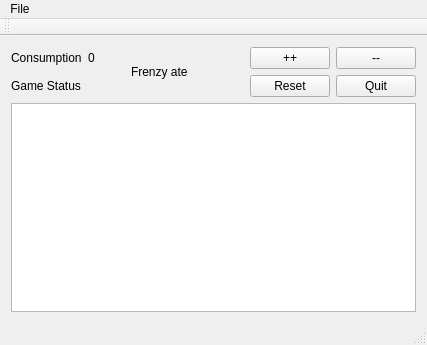
<?xml version="1.0" encoding="UTF-8"?>
<ui version="4.0">
 <class>FrenzyWindow</class>
 <widget class="QMainWindow" name="FrenzyWindow">
  <property name="geometry">
   <rect>
    <x>0</x>
    <y>0</y>
    <width>427</width>
    <height>345</height>
   </rect>
  </property>
  <property name="windowTitle">
   <string>FrenzyWindow</string>
  </property>
  <widget class="QWidget" name="centralWidget">
   <layout class="QGridLayout" name="gridLayout">
    <item row="0" column="0">
     <layout class="QHBoxLayout" name="horizontalLayout">
      <item>
       <layout class="QVBoxLayout" name="verticalLayout">
        <item>
         <layout class="QHBoxLayout" name="horizontalLayout_4">
          <item>
           <widget class="QLabel" name="label_4">
            <property name="text">
             <string>Consumption</string>
            </property>
           </widget>
          </item>
          <item>
           <widget class="QLabel" name="label">
            <property name="text">
             <string>0</string>
            </property>
           </widget>
          </item>
         </layout>
        </item>
        <item>
         <widget class="QLabel" name="label_2">
          <property name="text">
           <string>Game Status</string>
          </property>
         </widget>
        </item>
       </layout>
      </item>
      <item>
       <widget class="QLabel" name="label_3">
        <property name="text">
         <string>Frenzy ate</string>
        </property>
       </widget>
      </item>
      <item>
       <layout class="QVBoxLayout" name="verticalLayout_2">
        <item>
         <layout class="QHBoxLayout" name="horizontalLayout_3">
          <item>
           <widget class="QPushButton" name="pushButton_3">
            <property name="text">
             <string>++</string>
            </property>
           </widget>
          </item>
          <item>
           <widget class="QPushButton" name="pushButton_4">
            <property name="text">
             <string>--</string>
            </property>
           </widget>
          </item>
         </layout>
        </item>
        <item>
         <layout class="QHBoxLayout" name="horizontalLayout_2">
          <item>
           <widget class="QPushButton" name="pushButton">
            <property name="text">
             <string>Reset</string>
            </property>
           </widget>
          </item>
          <item>
           <widget class="QPushButton" name="pushButton_2">
            <property name="text">
             <string>Quit</string>
            </property>
           </widget>
          </item>
         </layout>
        </item>
       </layout>
      </item>
     </layout>
    </item>
    <item row="1" column="0">
     <widget class="QTableWidget" name="tableWidget"/>
    </item>
   </layout>
  </widget>
  <widget class="QMenuBar" name="menuBar">
   <property name="geometry">
    <rect>
     <x>0</x>
     <y>0</y>
     <width>427</width>
     <height>25</height>
    </rect>
   </property>
   <widget class="QMenu" name="menuFile">
    <property name="title">
     <string>File</string>
    </property>
    <addaction name="actionNew"/>
    <addaction name="actionPause"/>
    <addaction name="actionExit"/>
   </widget>
   <addaction name="menuFile"/>
  </widget>
  <widget class="QToolBar" name="mainToolBar">
   <attribute name="toolBarArea">
    <enum>TopToolBarArea</enum>
   </attribute>
   <attribute name="toolBarBreak">
    <bool>false</bool>
   </attribute>
  </widget>
  <widget class="QStatusBar" name="statusBar"/>
  <action name="actionNew">
   <property name="text">
    <string>New</string>
   </property>
  </action>
  <action name="actionPause">
   <property name="text">
    <string>Pause</string>
   </property>
  </action>
  <action name="actionExit">
   <property name="text">
    <string>Exit</string>
   </property>
  </action>
 </widget>
 <layoutdefault spacing="6" margin="11"/>
 <resources/>
 <connections>
  <connection>
   <sender>actionExit</sender>
   <signal>activated()</signal>
   <receiver>FrenzyWindow</receiver>
   <slot>close()</slot>
   <hints>
    <hint type="sourcelabel">
     <x>-1</x>
     <y>-1</y>
    </hint>
    <hint type="destinationlabel">
     <x>213</x>
     <y>172</y>
    </hint>
   </hints>
  </connection>
 </connections>
</ui>
